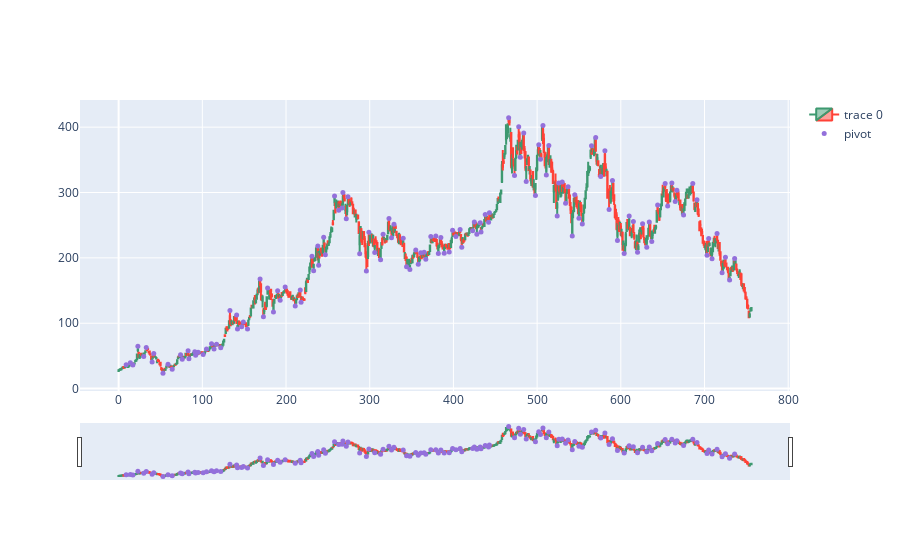

Notebook code for this chart:
### Markdown cell above
## Pivot Candles Vizualisation

### Code cell
dfpl = df
fig = go.Figure(data=[go.Candlestick(x=dfpl.index,
                open=dfpl['Open'],
                high=dfpl['High'],
                low=dfpl['Low'],
                close=dfpl['Close'])])

fig.add_scatter(x=dfpl.index, y=dfpl['pointpos'], mode="markers",
                marker=dict(size=5, color="MediumPurple"),
                name="pivot")
fig.show()

### Figure 1 — Plotly figure (JSON) as saved in the notebook; plotly's stock layout.template omitted (floating-point values rounded to 4 significant figures; data arrays with more than 128 entries replaced by an {"elided": "..."} marker saying what was removed)
{"data": [{"close": {"elided": "757 float values"}, "high": {"elided": "757 float values"}, "low": {"elided": "757 float values"}, "open": {"elided": "757 float values"}, "type": "candlestick", "x": {"elided": "757 int values"}}, {"marker": {"color": "MediumPurple", "size": 5}, "mode": "markers", "name": "pivot", "type": "scatter", "x": {"elided": "757 int values"}, "y": {"elided": "757 float values"}}], "layout": {}}
